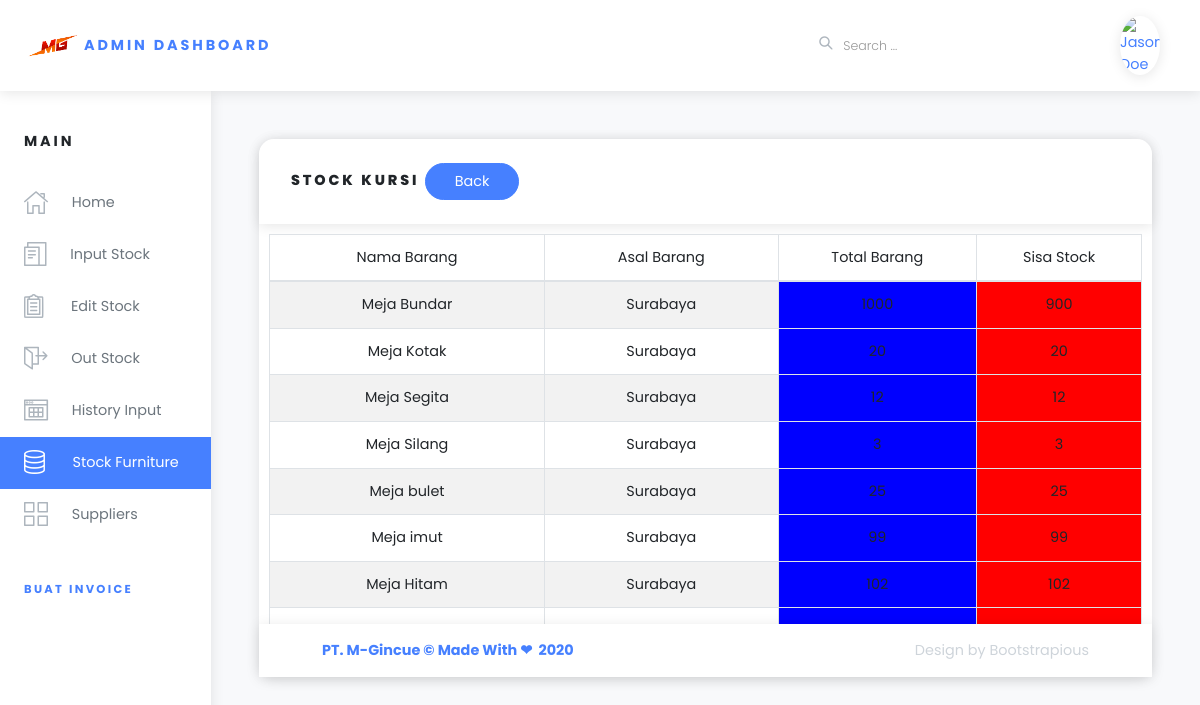
Screenshot of /index.php/v_stock/v_meja with the database file from the repository.
### tables this page shows
CREATE TABLE `stockbarang` (
  `id` int(6) UNSIGNED NOT NULL,
  `tipeBarang` varchar(30) NOT NULL,
  `namaBarang` varchar(30) NOT NULL,
  `asalBarang` varchar(50) NOT NULL,
  `jumlahBarang` int(50) NOT NULL,
  `stock` int(11) NOT NULL,
  `tanggalInput` timestamp NOT NULL DEFAULT current_timestamp() ON UPDATE current_timestamp(),
  `uploadFoto` varchar(50) NOT NULL,
  `kodeBulan` varchar(25) NOT NULL
);

### application/controllers/v_stock.php (called while the page is built, shortened)
<?php
class v_stock extends CI_Controller {
	  function __construct() {
	      $this->load->helper('url');
	      $this->load->model('stock');
          $this->load->model('main');
	  }
    public function v_meja()
    {
        $xxx['data']=$this->stock->meja();
        $data = array(
            'title' => "Stock Furniture"
        );
        $this->load->view('templates/header.php',$data);
        $this->load->view('templates/sidebar.php');
        $this->load->view('stock/meja.php',$xxx);
        $this->load->view('templates/footer.php');
    }
}

### index.php (called while the page is built, shortened)
<?php
require_once BASEPATH.'core/CodeIgniter.php';

### application/models/stock.php (called while the page is built, shortened)
<?php
class stock extends CI_Model{
    function meja(){
        $tipeBarang='Meja';
        $hasil=$this->db->query("SELECT * FROM stockbarang where tipeBarang='$tipeBarang'");
        return $hasil;
    }
}

### application/views/stock/meja.php (the view, shortened to what this page needs)
<div class="page-holder w-100 d-flex flex-wrap">
  <div class="container-fluid px-xl-5">
    <section class="py-5">
      <div class="row">
        <div class="col-lg-12 mb-4">
          <div class="card">
            <div class="card-header">
              <h6 class="text-uppercase mb-0">Stock Kursi
                <a href="../core/stock"><button type="button" class="btn btn-primary" data-toggle="modal" data-target=".bd-example-modal-lg">Back</button></a></h6>
            </div>
            <div class="card-body" style="padding:10px; overflow:auto; width:100%; height:400px;">
               <table class="table table-bordered table-striped" id="mydata">
                <thead>
                  <tr align="center">
                    <td>Nama Barang</td>
                    <td>Asal Barang</td>
                    <td>Total Barang</td>
                    <td>Sisa Stock</td>
                  </tr>
                </thead>
                <tbody>
                  <?php
                 foreach($data->result_array() as $i):
                    $namaBarang=$i['namaBarang'];
                    $asalBarang=$i['asalBarang'];
                    $jumlahBarang=$i['jumlahBarang'];
                    $stock=$i['stock'];
                    ?>
                  <tr align="center">
                    <td><?php echo $namaBarang ?></td>
                    <td><?php echo $asalBarang ?></td>
                    <td style="background: blue"><?php echo $jumlahBarang ?></td>
                    <td style="background: red"><?php echo $stock ?></td>
                  </tr>
                  <?php endforeach;?>
                </tbody>
              </table>
            </div>

### rows the page displays
stockbarang: namaBarang "Meja Bundar", asalBarang "Surabaya", stock "900"
stockbarang: namaBarang "Meja Kotak", asalBarang "Surabaya", stock "20"
stockbarang: namaBarang "Meja Segita", asalBarang "Surabaya", stock "12"
stockbarang: namaBarang "Meja Silang", asalBarang "Surabaya", stock "3"
stockbarang: namaBarang "Meja bulet", asalBarang "Surabaya", stock "25"
stockbarang: namaBarang "Meja imut", asalBarang "Surabaya", stock "99"
stockbarang: namaBarang "Meja Hitam", asalBarang "Surabaya", stock "102"
